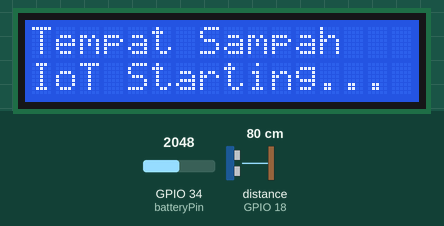
Recording of a sketch running on a simulated ESP32. Shown: 16×2 character LCD. Wiring (inferred from the names in the program): ultrasonic range finder: trigger GPIO 5; echo GPIO 18. Inputs (shaded band) come from the test bench; at power-on: GPIO 34 (batteryPin) = 2048, distance to the obstacle (sensor on GPIO 18) 80 cm (analog values on the 0–4095 scale). The echo pulse lasts 58.3 µs per cm; WiFi joins after 1.5 s; servers stay silent unless stated; network time is answered at once with the bench clock; uploads are accepted with an empty reply; the local clock reads 2024-03-15 10:24:30 at power-on unless the sketch sets it; what the sketch prints to the serial monitor is not drawn.

Above: at 0.1 s.
At 2.12 s:
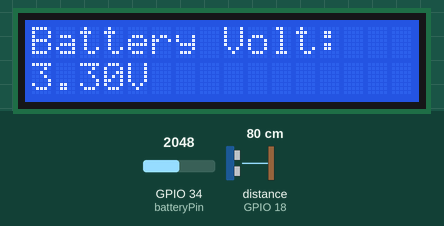
At 32.9 s:
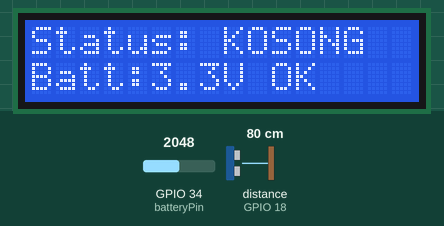

The sketch:

Device-2.ino
```cpp
#include <WiFi.h>
#include <HTTPClient.h>
#include <WiFiUdp.h>
#include <NTPClient.h>
#include <Wire.h>
#include <LiquidCrystal_I2C.h> // Untuk LCD I2C

// Inisialisasi Display
LiquidCrystal_I2C lcd(0x27, 16, 2); // Alamat I2C 0x27, LCD 16x2

void setupDisplay()
{
    Wire.begin(21, 22); // SDA, SCL untuk ESP32
    lcd.init();
    lcd.backlight();
    lcd.clear();
    lcd.setCursor(0, 0);
    lcd.print("Tempat Sampah");
    lcd.setCursor(0, 1);
    lcd.print("IoT Starting...");
}

void showMessageOnLCD(String line1, String line2)
{
    lcd.clear();
    lcd.setCursor(0, 0);
    lcd.print(line1);
    lcd.setCursor(0, 1);
    lcd.print(line2);
}

void updateDisplay(float distance, String status, float voltage, bool uploadSuccess)
{
    lcd.clear();
    lcd.setCursor(0, 0);
    lcd.print("Status: ");
    lcd.print(status);

    lcd.setCursor(0, 1);
    lcd.print("Batt:");
    lcd.print(voltage, 1);
    lcd.print("V ");
    lcd.print(uploadSuccess ? "OK" : "FAIL");
}

// WiFi Configuration
const char *ssid = "FATONY AHMAD";
const char *password = "Sri212345";

// Firebase Configuration
const char *firebaseHost = "https://tempatsampah-iot-e2c70-default-rtdb.asia-southeast1.firebasedatabase.app/";
const char *authToken = "cWab9BZE456kaijEX2VHkhbV1YlIkrFGOzrboar5";

// Pin Configuration
const int trigPin = 5;
const int echoPin = 18;
const int batteryPin = 34; // Battery voltage measurement

// Trash Bin Configuration
const float maxHeight = 20.0;     // in cm
const int updateInterval = 30000; // 30 seconds between updates

// NTP Client Setup
WiFiUDP ntpUDP;
NTPClient timeClient(ntpUDP, "pool.ntp.org", 7 * 3600, 60000); // UTC+7

// Device Configuration
const String deviceID = "device2"; // ID unik untuk Device 2

bool isPaused = false;
bool isUSBPowered = false; // Akan diubah di fungsi readBatteryVoltage()

float readBatteryVoltage()
{
    const int samples = 5;
    float total = 0;
    for (int i = 0; i < samples; i++)
    {
        total += analogRead(batteryPin);
        delay(10);
    }
    float raw = total / samples;
    float voltage;

    if (raw < 10)
    { // Threshold lebih baik dari raw == 0
        Serial.println("Warning: Pembacaan baterai sangat rendah, diasumsikan USB");
        voltage = 3.3; // fallback; asumsi suplai USB menghasilkan output regulator 3.3V
        isUSBPowered = true;
    }
    else
    {
        voltage = (raw / 4095.0) * 3.3 * 2.0;
        isUSBPowered = false;
    }

    Serial.print("Raw ADC: ");
    Serial.print(raw);
    Serial.print(" | Voltage: ");
    Serial.println(voltage);
    return voltage;
}

bool fetchPauseStatus()
{
    if (WiFi.status() != WL_CONNECTED)
        return false;

    HTTPClient http;
    String url = String(firebaseHost) + "devices/" + deviceID + "/control/pause.json?auth=" + authToken;

    http.begin(url);
    int httpCode = http.GET();

    if (httpCode == 200)
    {
        String payload = http.getString();
        http.end();
        return (payload == "true");
    }

    http.end();
    return false;
}

bool fetchNotificationPauseStatus()
{
    if (WiFi.status() == WL_CONNECTED)
    {
        HTTPClient http;
        String url = String(firebaseHost) + "/devices/" + deviceID + "/control/notificationPause.json?auth=" + authToken;
        http.begin(url);
        int httpCode = http.GET();

        if (httpCode == 200)
        {
            String payload = http.getString();
            payload.trim();
            return (payload == "true" || payload == "1");
        }
        http.end();
    }
    return false;
}

void connectWiFi()
{
    Serial.println();
    Serial.print("Connecting to WiFi: ");
    Serial.println(ssid);

    WiFi.begin(ssid, password);
    int attempts = 0;
    while (WiFi.status() != WL_CONNECTED && attempts < 20)
    {
        delay(500);
        Serial.print(".");
        attempts++;
    }

    if (WiFi.status() != WL_CONNECTED)
    {
        Serial.println("\nFailed to connect to WiFi!");
        return;
    }

    Serial.println("\nWiFi connected!");
    Serial.print("IP address: ");
    Serial.println(WiFi.localIP());
    Serial.println("Device 2 Online");

    timeClient.begin();
    int ntpAttempts = 0;
    while (!timeClient.update() && ntpAttempts < 5)
    {
        timeClient.forceUpdate();
        ntpAttempts++;
        delay(500);
    }
    if (ntpAttempts >= 5)
    {
        Serial.println("Failed to sync NTP time");
    }
    else
    {
        Serial.println("NTP time synchronized");
    }
}

String getFormattedDateTime()
{
    timeClient.update();
    time_t epochTime = timeClient.getEpochTime();
    struct tm *ptm = gmtime(&epochTime);

    char formattedTime[25];
    sprintf(formattedTime, "%04d-%02d-%02dT%02d:%02d:%02dZ",
            ptm->tm_year + 1900, ptm->tm_mon + 1, ptm->tm_mday,
            ptm->tm_hour, ptm->tm_min, ptm->tm_sec);
    return String(formattedTime);
}

bool sendToFirebase(float distance, String status, float voltage, float fillLevel)
{
    if (WiFi.status() != WL_CONNECTED)
    {
        Serial.println("WiFi not connected - skip Firebase");
        return false;
    }

    HTTPClient http;
    String timestamp = getFormattedDateTime();
    String uniqueKey = String(millis());

    String url = String(firebaseHost) + "devices/" + deviceID + "/data/" + timestamp + "/" + uniqueKey + ".json?auth=" + authToken;

    Serial.println("Sending to Firebase URL: " + url);

    http.begin(url);
    http.addHeader("Content-Type", "application/json");

    String jsonData = "{";
    jsonData += "\"distance\":" + String(distance, 1) + ",";
    jsonData += "\"status\":\"" + status + "\",";
    jsonData += "\"batteryVoltage\":" + String(voltage, 2) + ",";
    jsonData += "\"fillLevel\":" + String(fillLevel, 0) + ",";
    jsonData += "\"timestamp\":\"" + timestamp + "\"";
    jsonData += "}";

    int httpCode = http.POST(jsonData);

    Serial.println("JSON Data: " + jsonData);

    String response = http.getString();

    Serial.print("HTTP Code: ");
    Serial.println(httpCode);
    Serial.print("Response: ");
    Serial.println(response);

    http.end();

    return (httpCode == 200 || httpCode == 201);
}

void initializeDeviceInFirebase()
{
    if (WiFi.status() != WL_CONNECTED)
        return;

    HTTPClient http;
    String url = String(firebaseHost) + "devices/" + deviceID + ".json?auth=" + authToken;

    http.begin(url);
    http.addHeader("Content-Type", "application/json");

    String powerSource = isUSBPowered ? "USB" : "Battery";
    String jsonData = "{\"device\":\"ESP32-" + deviceID + "\",\"powerSource\":\"" + powerSource + "\"}";

    int httpCode = http.PATCH(jsonData);
    http.end();

    if (httpCode == 200)
    {
        Serial.println("Device initialized in Firebase");
    }
}

float readDistance()
{
    digitalWrite(trigPin, LOW);
    delayMicroseconds(2);
    digitalWrite(trigPin, HIGH);
    delayMicroseconds(10);
    digitalWrite(trigPin, LOW);

    long duration = pulseIn(echoPin, HIGH, 30000);
    float distance = duration * 0.034 / 2;

    if (distance <= 0 || distance > maxHeight * 1.5)
    {
        distance = maxHeight;
        Serial.println("Pembacaan tidak valid, menggunakan nilai maksimum");
    }
    Serial.print("Jarak terukur: ");
    Serial.print(distance);
    Serial.println(" cm");
    return distance;
}

float calculateFillLevel(float distance)
{
    float fillLevel = ((maxHeight - distance) / maxHeight) * 100;
    return constrain(fillLevel, 0, 100);
}

String determineStatus(float distance)
{
    if (distance <= 5)
        return "PENUH";
    if (distance <= 10)
        return "SEDANG";
    return "KOSONG";
}

void setup()
{
    Serial.begin(115200);
    while (!Serial)
        ;
    pinMode(trigPin, OUTPUT);
    pinMode(echoPin, INPUT);
    analogReadResolution(12);

    setupDisplay();
    connectWiFi();
    initializeDeviceInFirebase();
}

void loop()
{
    float voltage = readBatteryVoltage();
    Serial.print("Battery Voltage: ");
    Serial.println(voltage);
    showMessageOnLCD("Battery Volt:", String(voltage, 2) + "V");

    if (!isUSBPowered && voltage < 3.3)
    {
        Serial.println("Battery too low! Skipping upload.");
        delay(10000);
        return;
    }

    isPaused = fetchPauseStatus();
    if (isPaused)
    {
        Serial.println("Paused. Skipping data upload.");
        showMessageOnLCD("Paused", "Skip upload");
        for (int i = 0; i < updateInterval / 1000; i++)
        {
            delay(1000);
            if (!fetchPauseStatus())
                break;
        }
        return;
    }

    float distance = readDistance();
    float fillLevel = calculateFillLevel(distance);
    String status = determineStatus(distance);

    bool success = sendToFirebase(distance, status, voltage, fillLevel);
    updateDisplay(distance, status, voltage, success);
    delay(updateInterval);

    if (WiFi.status() != WL_CONNECTED)
    {
        Serial.println("WiFi disconnected. Attempting to reconnect...");
        connectWiFi();
    }
}
```

Measured:
- what the display in image 1 shows lasts 0.5 s, from 1.9 s to 2.4 s
- what the display in image 2 shows lasts 30.1 s, from 32.9 s to 63.0 s
